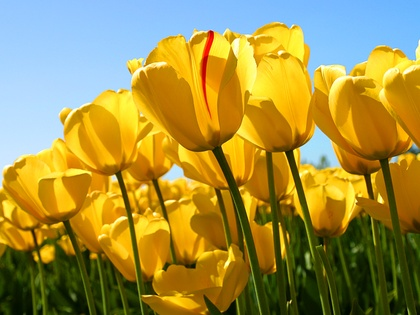
%> input picture 14_filters_2/tulips.jpg, 420 x 315 px, shrunk from 1024 x 768 before the run
$ octave max_min.m   (GNU Octave 9; MATLAB toolbox functions it lacks are replaced by stand-ins)
%> lines starting %> are read from the running program, lines starting %| are printed output that depends on the picture
image = imnoise(rgb2gray(imread('tulips.jpg')), 'salt & pepper', 0.05);
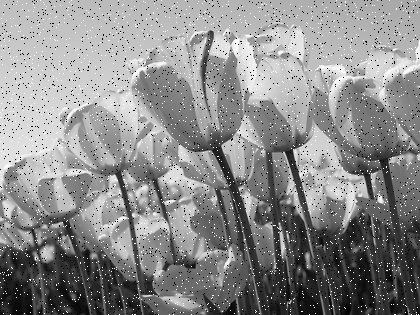
%> image: size 315x420 uint8; min 0, max 255, mean 139.4
[rows cols] = size(image);
%> rows = 315; cols = 420

for i = 2:rows - 1
	for j = 2:cols - 1
		kernel = image(i - 1:i + 1, j - 1:j + 1);
		maximum_filter(i, j) = max(kernel(:));
		minimum_filter(i, j) = min(kernel(:));
	end
end
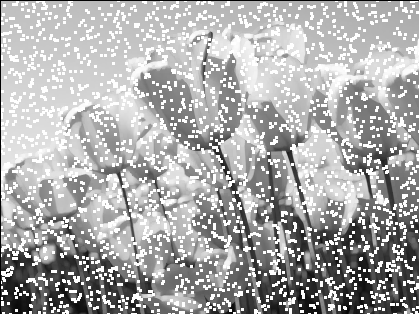
%> maximum_filter: size 314x419 uint8; min 0, max 255, mean 171.2
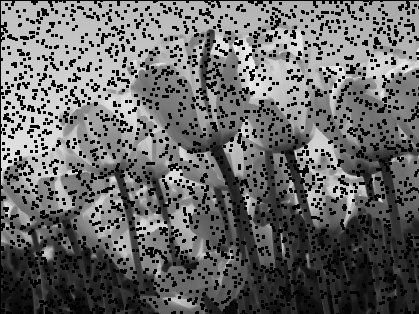
%> minimum_filter: size 314x419 uint8; min 0, max 246, mean 103.1

figure(1)
subplot(1, 3, 1), imshow(image), title('Original'),
subplot(1, 3, 2), imshow(maximum_filter), title('Maximum Filter');
subplot(1, 3, 3), imshow(minimum_filter), title('Minimum Filter');
